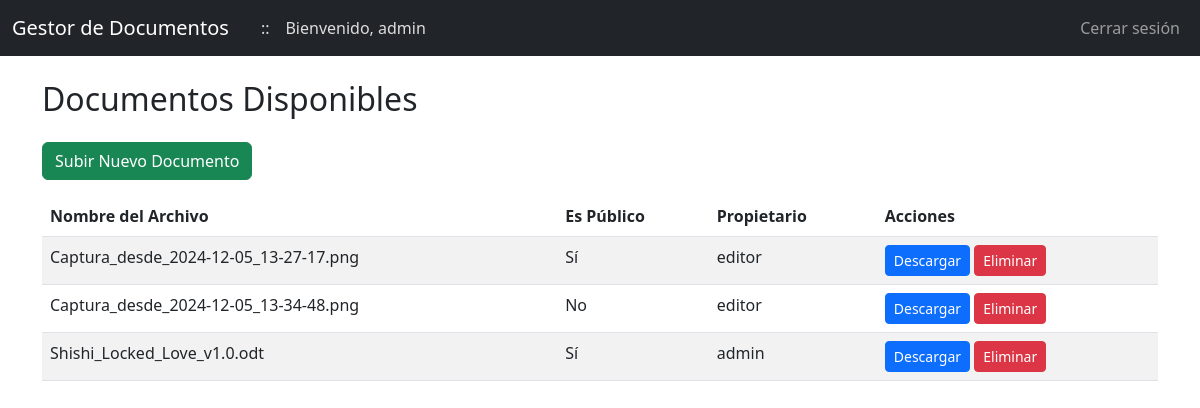
Before: /index (signed in) with the older database file.
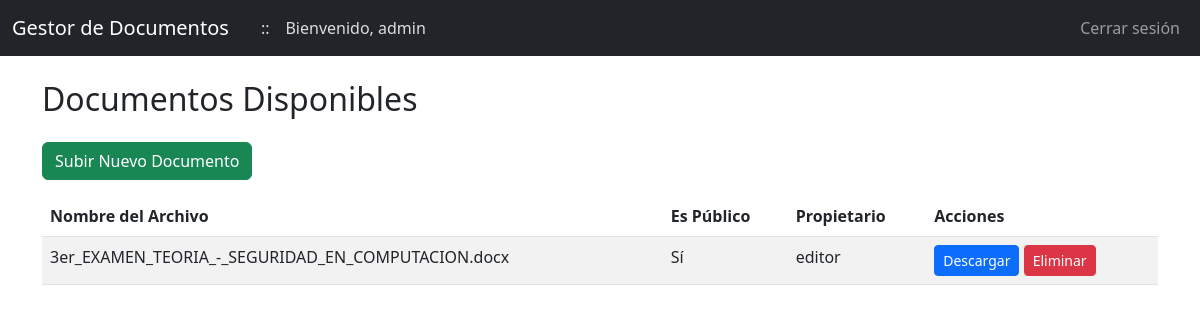
After: the same page with the newer database file.
### app/models.py (models this page shows, shortened)
class Document(db.Model):
    id = db.Column(db.Integer, primary_key=True)
    filename = db.Column(db.String(200), nullable=False)
    path = db.Column(db.String(500), nullable=False)
    created_at = db.Column(db.DateTime, default=datetime.utcnow, nullable=False)
    is_public = db.Column(db.Boolean, default=False, nullable=False)
    owner_id = db.Column(db.Integer, db.ForeignKey('user.id'))
    owner = db.relationship('User', backref='documents', lazy=True)
    access_rights = db.relationship('DocumentAccess', back_populates='document')

class User(UserMixin, db.Model):
    id = db.Column(db.Integer, primary_key=True)
    username = db.Column(db.String(150), unique=True, nullable=False)
    email = db.Column(db.String(120), unique=True, nullable=False)
    phone = db.Column(db.String(20), nullable=True)
    password_hash = db.Column(db.String(150), nullable=False)
    role_id = db.Column(db.Integer, db.ForeignKey('role.id'), nullable=False)
    role = db.relationship('Role', back_populates='users')

### app/routes.py (the view)
@bp.route('/index')
@login_required
def index():
    files = []
    if current_user.role.name == 'Lector':
        documents = Document.query.filter_by(is_public=True).all()
        files = [(doc.filename, doc.is_public, doc.owner.username) for doc in documents]
    elif current_user.role.name == 'Editor':
        documents = Document.query.filter((Document.is_public == True) | (Document.owner_id == current_user.id)).all()
        files = [(doc.filename, doc.is_public, doc.owner.username) for doc in documents]
    elif current_user.role.name == 'Administrador':
        documents = Document.query.all()
        files = [(doc.filename, doc.is_public, doc.owner.username) for doc in documents]
    return render_template('index.html', files=files)

### app/__init__.py (called while the page is built)
def create_app():
    app = Flask(__name__)
    app.config.from_object(Config)
    db.init_app(app)
    login_manager.init_app(app)
    from app.models import User
    @login_manager.user_loader
    def load_user(user_id):
        return User.query.get(int(user_id))
    from app import routes
    app.register_blueprint(routes.bp)
    return app

### app/templates/index.html
{% extends "base.html" %}
{% block content %}
<div class="row">
    <div class="col-md-12">
        <h2 class="mb-4">Documentos Disponibles</h2>
        {% if current_user.role.name == 'Editor' or current_user.role.name == 'Administrador' %}
        <a href="{{ url_for('routes.upload') }}" class="btn btn-success mb-3">Subir Nuevo Documento</a>
        {% endif %}
        {% if files %}
        <table class="table table-striped">
            <thead>
                <tr>
                    <th>Nombre del Archivo</th>
                    <th>Es Público</th>
                    <th>Propietario</th>
                    <th>Acciones</th>
                </tr>
            </thead>
            <tbody>
                {% for file, is_public, owner_name in files %}
                <tr>
                    <td>{{ file }}</td>
                    <td>{{ 'Sí' if is_public else 'No' }}</td>
                    <td>{{ owner_name }}</td>
                    <td>
                        <a href="{{ url_for('routes.download_file', filename=file) }}" class="btn btn-primary btn-sm">Descargar</a>
                        {% if current_user.role.name == 'Administrador' or owner_name == current_user.username %}
                        <form method="POST" action="{{ url_for('routes.delete', filename=file) }}" class="d-inline">
                            <button type="submit" class="btn btn-danger btn-sm">Eliminar</button>
                        </form>
                        {% endif %}
                    </td>
                </tr>
                {% endfor %}
            </tbody>
        </table>
        {% else %}
        <p>No hay documentos disponibles.</p>
        {% endif %}
    </div>
</div>
{% endblock %}

### app/templates/base.html (shortened to what this page needs)
<!DOCTYPE html>
<html lang="es">
<head>
    <link href="https://cdn.jsdelivr.net/npm/bootstrap@5.3.0/dist/css/bootstrap.min.css" rel="stylesheet">
</head>
<body>
    <nav class="navbar navbar-expand-lg navbar-dark bg-dark">
        <div class="container-fluid">
            <a class="navbar-brand" href="{{ url_for('routes.index') }}">
                Gestor de Documentos
            </a>
            {% if current_user.is_authenticated %}
                <span class="ms-3" style="color: #ddd;">::</span>
                <span class="ms-3" style="color: #ddd;">Bienvenido, {{ current_user.username }}</span>
                {% endif %}
            {% if current_user.is_authenticated %}
            <ul class="navbar-nav ms-auto">
                <li class="nav-item">
                    <a class="nav-link" href="{{ url_for('routes.logout') }}">Cerrar sesión</a>
                </li>
            </ul>
            {% endif %}
        </div>
    </nav>
    <div class="container mt-4">
        {% block content %}{% endblock %}
    </div>
</body>
</html>

Changed rows visible on the page:
removed Document: files "Captura_desde_2024-12-05_13-27-17.png"
removed Document: files "Captura_desde_2024-12-05_13-34-48.png"
removed Document: files "Shishi_Locked_Love_v1.0.odt"
added Document: files "3er_EXAMEN_TEORIA_-_SEGURIDAD_EN_COMPUTACION.docx"
Other visible differences:
new list line: "Sí Descargar Eliminar"
new list line: "editor"
list line gone: "Sí Descargar Eliminar"
list line gone: "editor"
list line gone: "No Descargar Eliminar"
list line gone: "admin"
